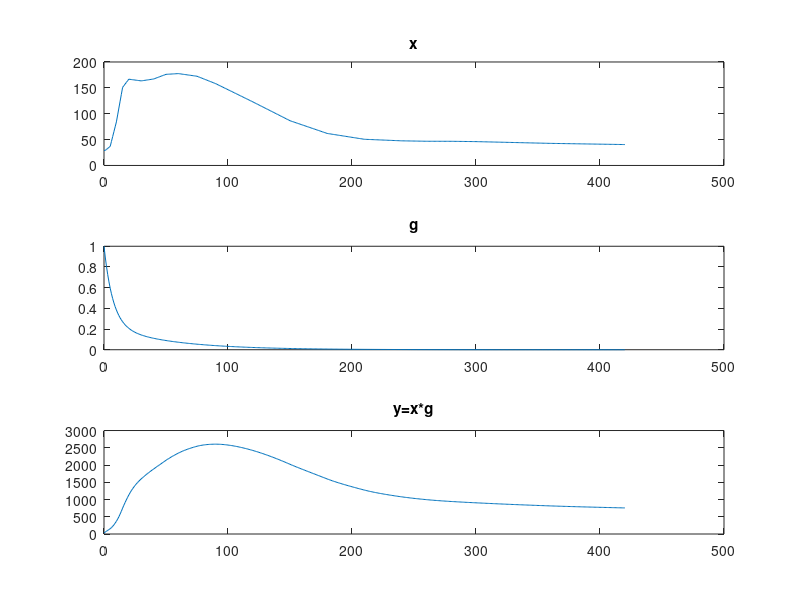

MATLAB code to generate this figure:
load('convolution_in_matlab_insuline_data.mat');

tg = 0:T:420;
g = 0.76*exp(-0.14*tg) + 0.24*exp(-0.02*tg);

ty = tx(1) + tg(1):T:420;
y = T*conv(x, g);

figure
subplot(3, 1, 1)
plot(tx, x)
title("x")

subplot(3, 1, 2)
plot(tg, g)
title("g")

subplot(3, 1, 3)
plot(ty, y(1:421))
title("y=x*g")